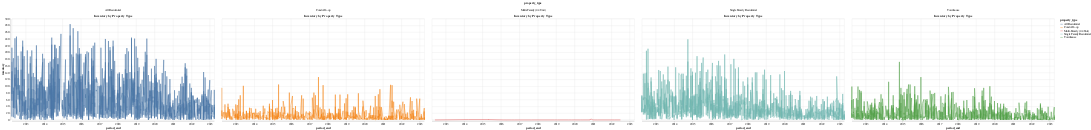

The notebook cell this image was saved under:
### Markdown cell above
# Total Inventory by Month - dropdown menu

### Code cell
import pandas as pd
import altair as alt

# Convert date column to datetime
df_features['period_end'] = pd.to_datetime(df_features['period_end'])

# Aggregate inventory by month, property type, and location
data_agg = df_features.groupby([pd.Grouper(key='period_end', freq='M'), 'property_type', 'county', 'city', 'zipcode']).agg({'inventory': 'sum'}).reset_index()

# Define filter dropdowns
city_dropdown = alt.binding_select(options=list(data_agg['city'].unique()))
city_select = alt.selection_single(fields=['city'], bind=city_dropdown)

county_dropdown = alt.binding_select(options=list(data_agg['county'].unique()))
county_select = alt.selection_single(fields=['county'], bind=county_dropdown)

zipcode_dropdown = alt.binding_select(options=list(data_agg['zipcode'].unique()))
zipcode_select = alt.selection_single(fields=['zipcode'], bind=zipcode_dropdown)

# Define chart
line_chart = alt.Chart(data_agg.sample(n=5000)).mark_line().encode(
    x='period_end',
    y='inventory',
    color='property_type',
    tooltip=['period_end', 'inventory']
).add_selection(
    city_select,
    county_select,
    zipcode_select
).transform_filter(
    city_select
).transform_filter(
    county_select
).transform_filter(
    zipcode_select
).properties(
    width=800,
    height=400,
    title='Inventory by Property Type'
).facet(column='property_type:N')

# Display chart
line_chart

### Figure 1 — Vega-Lite specification as saved in the notebook (floating-point values rounded to 4 significant figures; data arrays with more than 128 entries replaced by an {"elided": "..."} marker saying what was removed)
{"config": {"view": {"continuousWidth": 300, "continuousHeight": 300}}, "data": {"name": "data-ff27587ed677840867d66e07414c3fad"}, "facet": {"column": {"field": "property_type", "type": "nominal"}}, "spec": {"mark": {"type": "line"}, "encoding": {"color": {"field": "property_type", "type": "nominal"}, "tooltip": [{"field": "period_end", "type": "temporal"}, {"field": "inventory", "type": "quantitative"}], "x": {"field": "period_end", "type": "temporal"}, "y": {"field": "inventory", "type": "quantitative"}}, "height": 400, "name": "view_1", "title": "Inventory by Property Type", "transform": [{"filter": {"param": "param_1"}}, {"filter": {"param": "param_2"}}, {"filter": {"param": "param_3"}}], "width": 800}, "params": [{"name": "param_1", "select": {"type": "point", "fields": ["city"]}, "bind": {"input": "select", "options": ["Clarksville", "Columbia", "Daniels", "Dayton", "Ellicott city", "Fulton", "Glenelg", "Glenwood", "Highland", "Laurel", "Savage", "West friendship", "Woodbine", "Zcta 21075", "Ashton", "Aspen hill", "Bethesda", "Boyds", "Brookeville", "Burtonsville", "Cabin john", "Chevy chase", "Clarksburg", "Colesville", "Damascus", "Darnestown", "Derwood", "Dickerson", "Gaithersburg", "Germantown", "Kensington", "Laytonsville", "Olney", "Poolesville", "Potomac", "Rockville", "Sandy spring", "Silver spring", "Takoma park", "Washington grove", "West bethesda", "Wheaton", "Accokeek", "Adelphi", "Aquasco", "Beltsville", "Bladensburg", "Bowie", "Brandywine", "Brentwood", "Capital heights", "Cheltenham", "Clinton", "College park", "District heights", "Fort washington", "Glenn dale", "Greenbelt", "Hyattsville", "Landover", "Landover hills", "Lanham", "Mitchellville", "Montpelier", "Mount rainier", "Oxon hill", "Riverdale", "Suitland", "Temple hills", "Upper marlboro", "West hyattsville", "Barnesville", "Garrett park", "Glen echo", "Cooksville", "Spencerville", "Brinklow", "Beallsville"]}, "views": ["view_1"]}, {"name": "param_2", "select": {"type": "point", "fields": ["county"]}, "bind": {"input": "select", "options": ["Howard", "Montgomery", "Prince Georges"]}, "views": ["view_1"]}, {"name": "param_3", "select": {"type": "point", "fields": ["zipcode"]}, "bind": {"input": "select", "options": ["21029", "21044", "21045", "21046", "21043", "21036", "21042", "20759", "21737", "21738", "20777", "20723", "20763", "21794", "21797", "21075", "20861", "20906", "20814", "20816", "20841", "20833", "20866", "20818", "20815", "20871", "20904", "20905", "20872", "20874", "20878", "20855", "20842", "20877", "20886", "20876", "20895", "20879", "20882", "20832", "20837", "20854", "20850", "20851", "20852", "20853", "20860", "20901", "20903", "20910", "20912", "20880", "20817", "20902", "20607", "20783", "20608", "20705", "20710", "20715", "20720", "20613", "20722", "20743", "20623", "20735", "20740", "20747", "20744", "20769", "20770", "20781", "20785", "20784", "20706", "20707", "20716", "20721", "20708", "20712", "20745", "20737", "20746", "20748", "20772", "20774", "20782", "20838", "20896", "20812", "21723", "20868", "20862", "20839"]}, "views": ["view_1"]}], "$schema": "https://vega.github.io/schema/vega-lite/v5.8.0.json", "datasets": {"data-ff27587ed677840867d66e07414c3fad": {"elided": "5000 records"}}}
